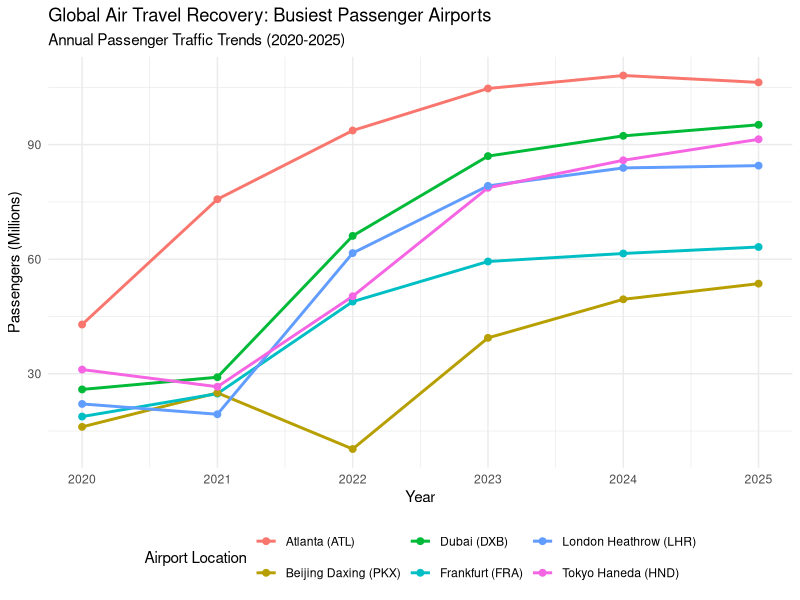
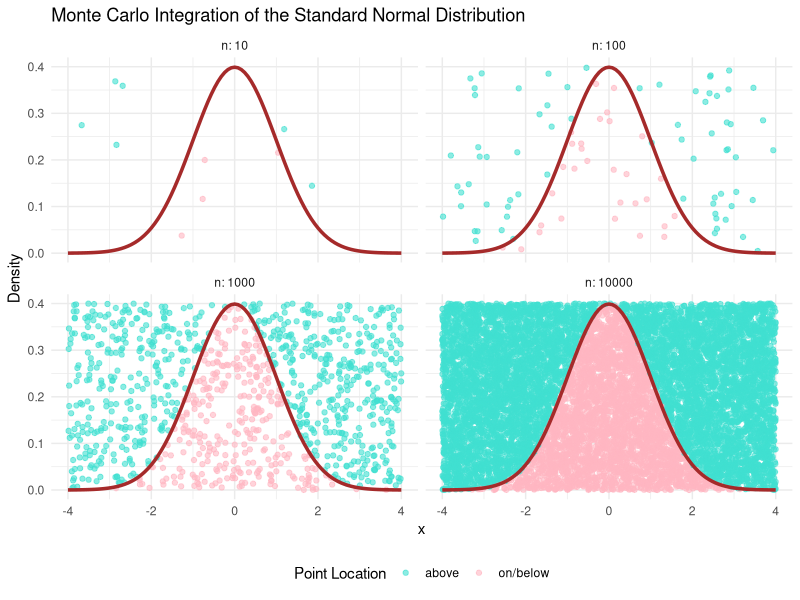

The R script that drew these images, in order:
## ---- chunk 1
#| echo: false
#| warning: false
#| message: false
#| tidy: true
#| label: tbl-airports-table
#| tbl-cap: "Total Passengers (in Millions) for the Six Busiest Global Airports: 2020-2025"

# Load required libraries for data manipulation, table creation, and visualization
library(tidyr)
library(dplyr)
library(knitr)
library(ggplot2)

# Create dataset of six busiest global airports with passenger counts (in millions)
# Data is stored in wide format (one column per year)
airports_wide <- data.frame(
  Airport = c("Atlanta (ATL)", "Frankfurt (FRA)", "Beijing Daxing (PKX)", 
              "Dubai (DXB)", "Tokyo Haneda (HND)", "London Heathrow (LHR)"),
  Y2020 = c(42.9, 18.8, 16.1, 25.9, 31.1, 22.1),
  Y2021 = c(75.7, 24.8, 25.0, 29.1, 26.6, 19.4),
  Y2022 = c(93.7, 48.9, 10.3, 66.1, 50.3, 61.6),
  Y2023 = c(104.7, 59.4, 39.4, 87.0, 78.7, 79.2),
  Y2024 = c(108.1, 61.5, 49.5, 92.3, 85.9, 83.9),
  Y2025 = c(106.3, 63.2, 53.6, 95.2, 91.4, 84.5)
)

# Rename columns to improve readability in the output table
# Convert column names from Y2020 → 2020, etc.
airports_wide |>
  rename(
    `Airport (Code)` = Airport,
    `2020` = Y2020,
    `2021` = Y2021,
    `2022` = Y2022,
    `2023` = Y2023,
    `2024` = Y2024,
    `2025` = Y2025
  ) |>
  # Display the table in a clean formatted style
  kable(
    align = "lcccccc", 
    digits = 1
  )
## ---- chunk 2
#| echo: false
#| warning: false
#| message: false
#| label: fig-airports-plot
#| fig.pos: "H"
#| fig-cap: "Annual Passenger Traffic Trends for the Six Busiest Global Airports (2020–2025)"

# Convert dataset from wide format to long (tidy) format for plotting
# This creates two columns: Year and Passengers_Millions
airports_tidy <- airports_wide |>
  pivot_longer(
    cols = starts_with("Y"), 
    names_to = "Year", 
    values_to = "Passengers_Millions"
  ) |>
  # Clean Year column by removing "Y" and converting to numeric
  mutate(Year = as.numeric(gsub("Y", "", Year)))

# Create line plot to visualize passenger trends over time for each airport
ggplot(data = airports_tidy, aes(x = Year, y = Passengers_Millions, color = Airport)) +
  
  # Add lines to show trends across years
  geom_line(linewidth = 1) +
  
  # Add points to highlight exact values for each year
  geom_point(size = 2) +
  
  # Apply minimal theme for a clean look
  theme_minimal() +
  
  # Add titles and axis labels
  labs(
    title = "Global Air Travel Recovery: Busiest Passenger Airports",
    subtitle = "Annual Passenger Traffic Trends (2020-2025)",
    x = "Year",
    y = "Passengers (Millions)",
    color = "Airport Location"
  ) +
  
  # Ensure x-axis shows all years from 2020 to 2025
  scale_x_continuous(breaks = 2020:2025) +
  
  # Position legend at the bottom for better readability
  theme(legend.position = "bottom")

## ---- chunk 3
#| echo: false
#| warning: false
#| message: false
#| label: fig-monte-carlo
#| fig-cap: "Small-multiples view of Monte Carlo integration for the standard normal distribution at increasing sample sizes (n = 10, 100, 1,000, 10,000)"

# Load required libraries for data manipulation and plotting
library(ggplot2)
library(dplyr)


# This function generates random (x, y) points within a rectangular region
# These points are used to estimate the area under a curve (Monte Carlo method)
generate_mc_points <- function(n, x_min, x_max, y_min, y_max) {
  x_coords <- runif(n, min = x_min, max = x_max)  # Random x-values
  y_coords <- runif(n, min = y_min, max = y_max)  # Random y-values
  data.frame(x = x_coords, y = y_coords)
}


# Generate datasets for different sample sizes
# We simulate increasing numbers of random points to observe convergence
n_values <- c(10, 100, 1000, 10000)

mc_data <- lapply(n_values, function(n) {
  df <- generate_mc_points(
    n, 
    x_min = -4, x_max = 4,     # x-range of the normal distribution
    y_min = 0, y_max = 0.4     # y-range covering the curve height
  )
  df$n <- n  # Store sample size for faceting
  df
}) |> bind_rows()


# Classify points relative to the curve
# Label each point as:
# - "on/below" the curve (inside area)
# - "above" the curve (outside area)
mc_data <- mc_data |>
  mutate(
    flag = ifelse(
      y <= dnorm(x, mean = 0, sd = 1),  # Compare to normal density function
      "on/below",
      "above"
    )
  )


# Create visualization
# Plot random points and overlay the true normal distribution curve
ggplot(mc_data, aes(x = x, y = y, color = flag)) +
  
  # Plot sampled points (Monte Carlo simulation)
  geom_point(alpha = 0.6, size = 1.5) +
  
  # Overlay the true normal distribution curve
  stat_function(
    fun = dnorm,
    args = list(mean = 0, sd = 1),
    xlim = c(-4, 4),
    color = "brown",
    linewidth = 1.2
  ) +
  
  # Assign colors to points above vs below the curve
  scale_color_manual(
    values = c("above" = "turquoise", "on/below" = "lightpink")
  ) +
  
  # Create small multiple panels for each sample size
  facet_wrap(~ n, nrow = 2, labeller = label_both) +
  
  # Add titles and labels
  labs(
    title = "Monte Carlo Integration of the Standard Normal Distribution",
    x = "x",
    y = "Density",
    color = "Point Location"
  ) +
  
  # Apply clean theme
  theme_minimal() +
  
  # Position legend at bottom
  theme(legend.position = "bottom")
